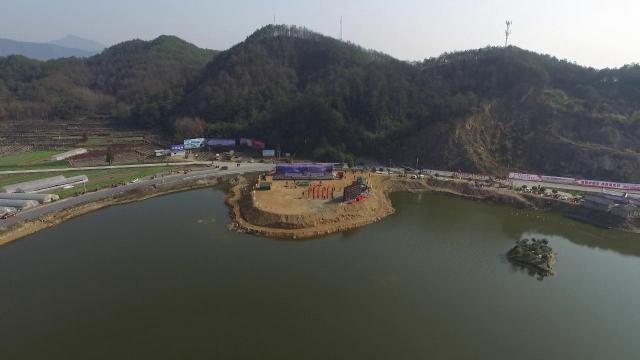
#> input picture Project/SmokeDataset/non1.jpg, 640 x 360 px, found by its file name
$ jupyter execute Covariance.ipynb
#> lines starting #> are read from the running program, lines starting #| are printed output that depends on the picture
[cell 1]
import numpy as np
from skimage.io import imread, imshow
from skimage.transform import resize
import tqdm
import matplotlib.pyplot as plt

[cell 2]
def Covariance(x, y):
    xbar, ybar = x.mean(), y.mean()
    return np.sum((x - xbar)*(y - ybar))/(len(x) - 1)

[cell 3]
non1 = resize(imread('non1.jpg'), (128, 128, 3))
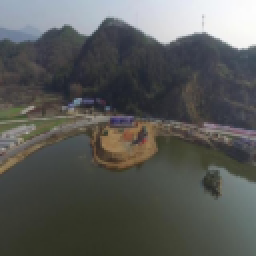
#> non1: shape (128, 128, 3) float64 (shown 2 times larger); mean R, G, B 0.351, 0.356, 0.345
non2 = resize(imread('non2.jpg'), (128, 128, 3))
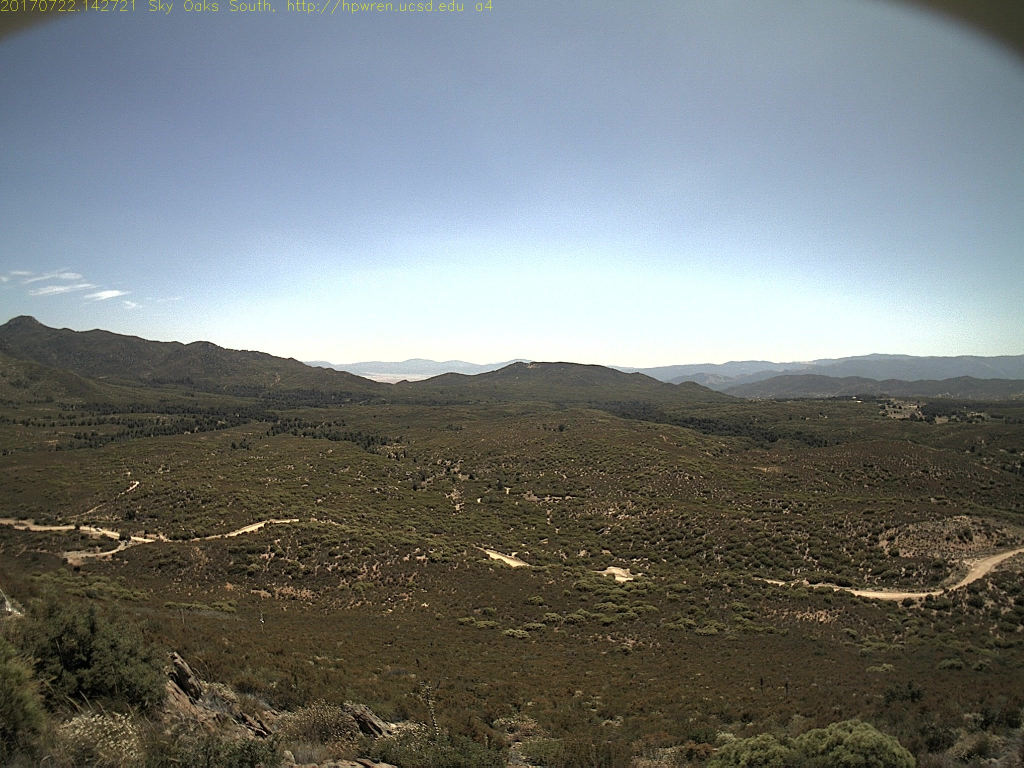
#> input picture Project/SmokeDataset/non2.jpg, 2048 x 1536 px, found by its file name (shown at 1/2 size)
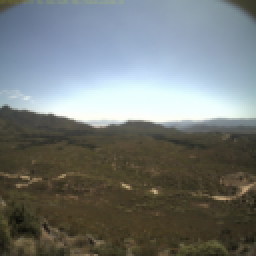
#> non2: shape (128, 128, 3) float64 (shown 2 times larger); mean R, G, B 0.455, 0.474, 0.47
smoke1 = resize(imread('smoke1.jpg'), (128, 128, 3))
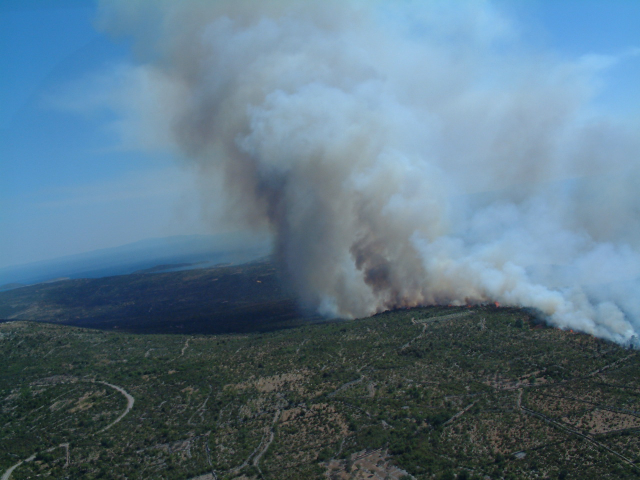
#> input picture Project/SmokeDataset/smoke1.jpg, 1280 x 960 px, found by its file name (shown at 1/2 size)
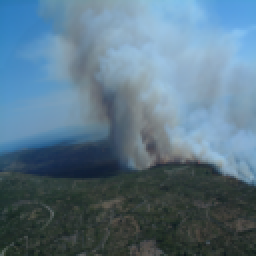
#> smoke1: shape (128, 128, 3) float64 (shown 2 times larger); mean R, G, B 0.355, 0.459, 0.527
smoke2 = resize(imread('smoke2.jpg'), (128, 128, 3))
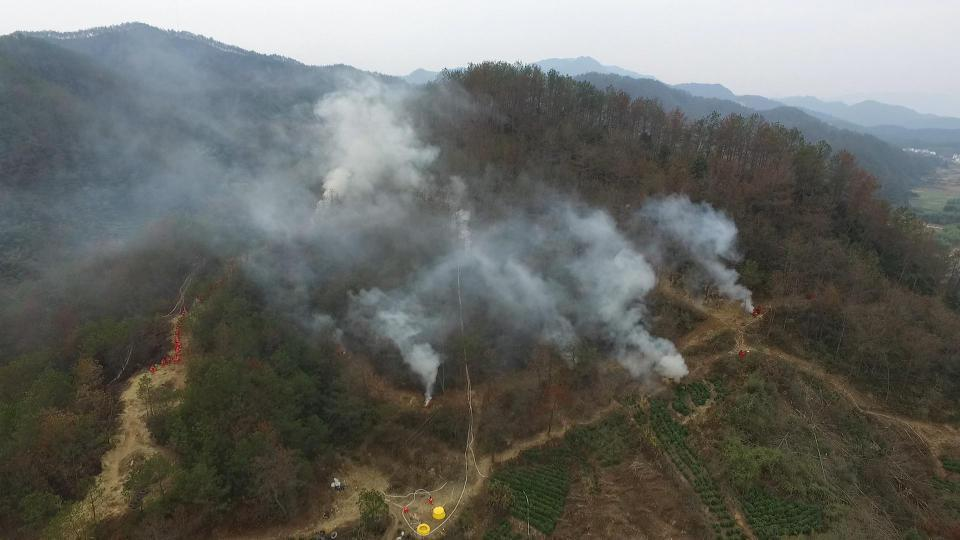
#> input picture Project/SmokeDataset/smoke2.jpg, 960 x 540 px, found by its file name
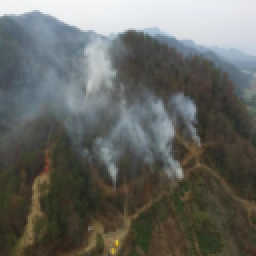
#> smoke2: shape (128, 128, 3) float64 (shown 2 times larger); mean R, G, B 0.401, 0.407, 0.388

c1 = Covariance(non1,non1)
#> in Covariance, `xbar, ybar = x.mean(), y.mean()`: xbar = 0.351
#> c1 = 16.65
c2 = Covariance(smoke1,smoke2)
#> c2 = 10.67
c3 = Covariance(non1,smoke1)
#> c3 = 5.98
print( "Covariance of two fire images: %.4f" % c1)
#| Covariance of two fire images: 16.6521
print( "Covariance of two smoke images: %.4f" % c2)
#| Covariance of two smoke images: 10.6671
print( "Covariance of fire and smoke images: %.4f" % c3)
#| Covariance of fire and smoke images: 5.9790

[cell 4]
fig, ax = plt.subplots(nrows = 1, ncols = 2)
ax[0].imshow(non1)
ax[1].imshow(non2)
plt.title("Covariance : " + str(c1))

[cell 5]
fig, ax = plt.subplots(nrows = 1, ncols = 2)
ax[0].imshow(smoke1)
ax[1].imshow(smoke2)
plt.title("Covariance : " + str(c2))

[cell 6]
fig, ax = plt.subplots(nrows = 1, ncols = 2)
ax[0].imshow(smoke1)
ax[1].imshow(non1)
plt.title("Covariance : " + str(c3))
